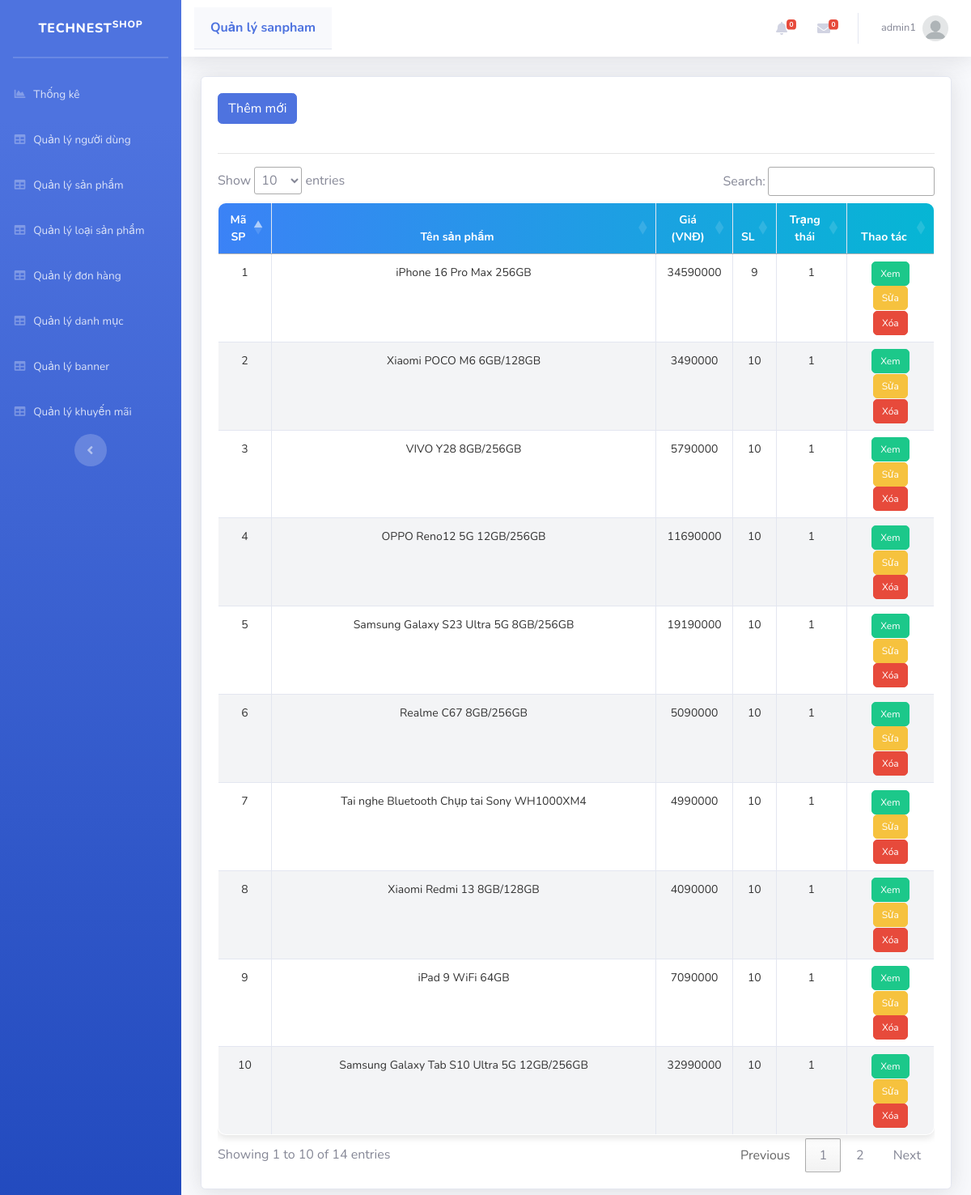
Page /Admin/index.php?mod=sanpham (signed in) on the earlier database version.
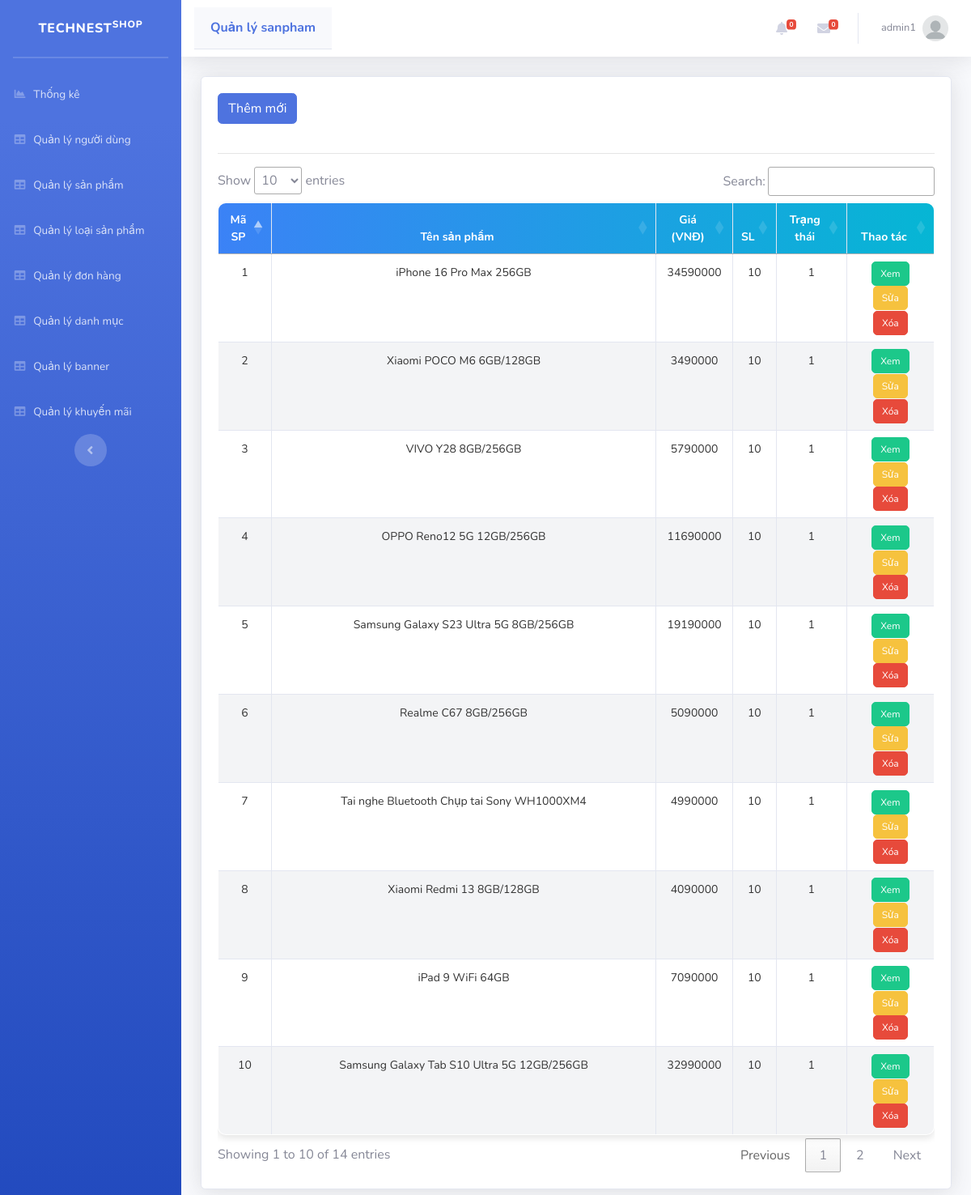
Same page on the later database version.
### tables this page shows
CREATE TABLE `sanpham` (
  `MaSP` int NOT NULL,
  `MaLSP` int NOT NULL,
  `MaDM` int NOT NULL,
  `TenSP` varchar(255) NOT NULL,
  `DonGia` int NOT NULL,
  `SoLuong` int UNSIGNED NOT NULL DEFAULT '1',
  `HinhAnh1` varchar(255) NOT NULL,
  `HinhAnh2` varchar(255) DEFAULT NULL,
  `HinhAnh3` varchar(255) DEFAULT NULL,
  `MaKM` int NOT NULL,
  `ManHinh` text,
  `HDH` text,
  `CamSau` text,
  `CamTruoc` text,
  `CPU` text,
  `Ram` text,
  `Rom` text,
  `SDCard` text,
  `Pin` text,
  `TrangThai` int NOT NULL,
  `MoTa` text NOT NULL,
  `ThoiGian` datetime DEFAULT NULL
);

### Admin/MVC/Controllers/SanphamController.php (called while the page is built, shortened)
<?php
class SanphamController
{
    var $sanpham_model;
    public function __construct()
    {
        $this->sanpham_model = new sanpham();
    }
    public function list()
    {
        $data = $this->sanpham_model->All();
        require_once("MVC/Views/Admin/index.php");
    }
}

### Admin/MVC/Models/connection.php (called while the page is built, shortened)
<?php
class Connection
{
    function __construct()
    {
        $severname = "localhost";
        $username = "root";
        $password = "";
        $db_name = "tech_nest";
        $this->conn = new mysqli($severname, $username, $password, $db_name);
    }
}

### Admin/MVC/Models/model.php (called while the page is built, shortened)
<?php
require_once("connection.php");
class Model
{
    var $table;
    var $contens;
    function __construct()
    {
        $conn_obj = new Connection();
        $this->conn = $conn_obj->conn;
    }
    function All()
    {
        $query = "select * from $this->table ORDER BY $this->contens DESC ";
        require("result.php");
        return $data;
    }
}

### Admin/MVC/Models/result.php (called while the page is built)
<?php
$result = $this->conn->query($query);
$data = array();
while ($row = $result->fetch_assoc()) {
    $data[] = $row;
}

### Admin/MVC/Views/sanpham/list.php (the view, shortened to what this page needs)
<?php if (isset($_SESSION['isLogin_Admin']) && $_SESSION['isLogin_Admin'] == true) { ?>
  <a href="?mod=sanpham&act=add" type="button" class="btn btn-primary">Thêm mới</a>
<?php } ?>
<hr>
<table class="table table-bordered" id="dataTable" width="100%" cellspacing="0">
  <thead>
    <tr>
      <th scope="col">Mã SP</th>
      <th scope="col">Tên sản phẩm</th>
      <th scope="col">Giá (VNĐ)</th>
      <th scope="col">SL</th>
      <th scope="col">Trạng thái</th>
      <th scope="col">Thao tác</th>
    </tr>
  </thead>
  <tbody>
    <?php foreach ($data as $row) { ?>
      <tr>
        <td scope="row"><?= $row['MaSP'] ?></td>
        <td><?= $row['TenSP'] ?></td>
        <td><?= $row['DonGia'] ?></td>
        <td><?= $row['SoLuong'] ?></td>
        <td><?= $row['TrangThai'] ?></td>
        <td>
          <a href="../index.php?act=detail&id=<?= $row['MaSP'] ?>" type="button" class="btn btn-success" target="_blank">Xem</a>
          <?php if (isset($_SESSION['isLogin_Admin']) && $_SESSION['isLogin_Admin'] == true) { ?>
            <a href="?mod=sanpham&act=edit&id=<?= $row['MaSP'] ?>" type="button" class="btn btn-warning">Sửa</a>
            <a href="?mod=sanpham&act=delete&id=<?= $row['MaSP'] ?>" onclick="return confirm('Bạn có thật sự muốn xóa ?');" type="button" class="btn btn-danger">Xóa</a>
          <?php } ?>
        </td>
      </tr>
    <?php } ?>
  </tbody>
</table>

Differences in the rows shown:
changed sanpham "iPhone 16 Pro Max 256GB": SoLuong "9" → "10"
